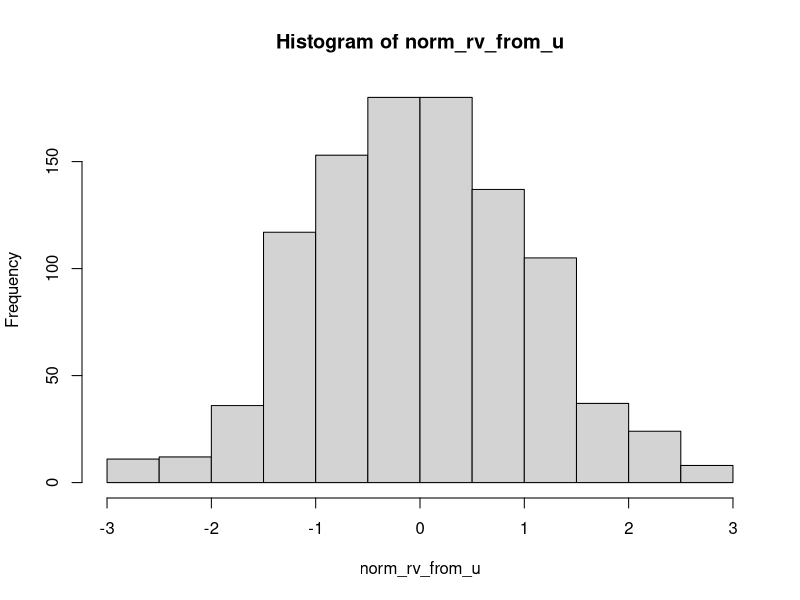
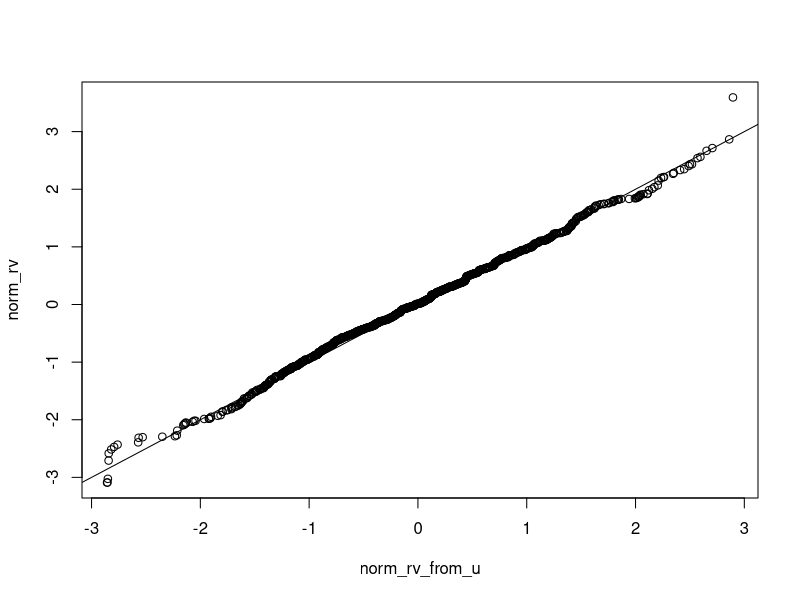
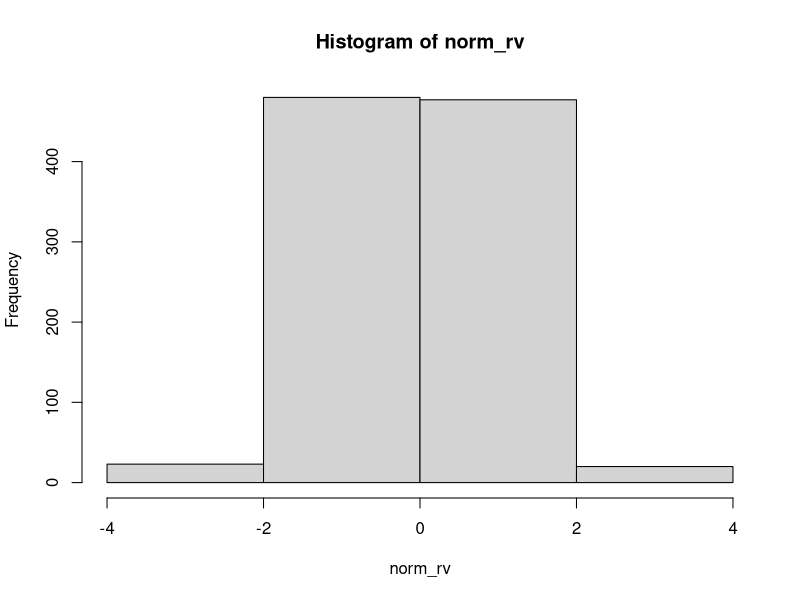
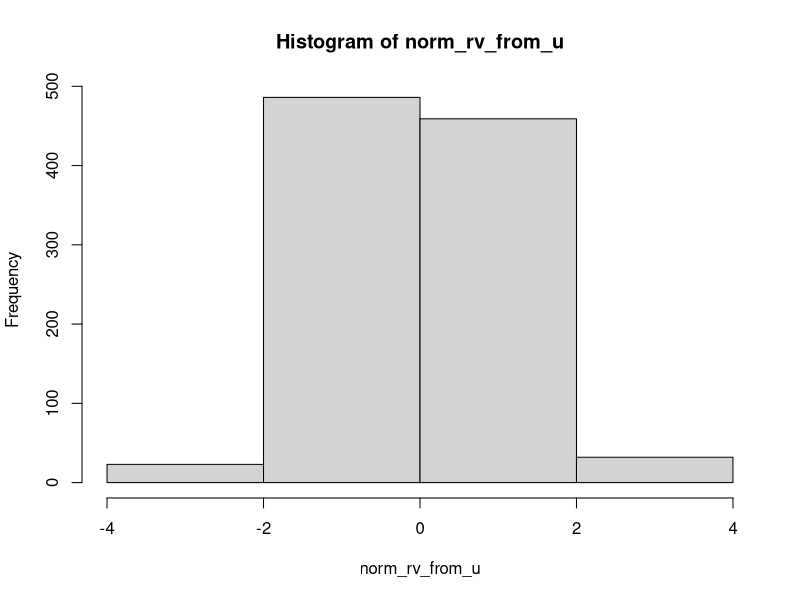
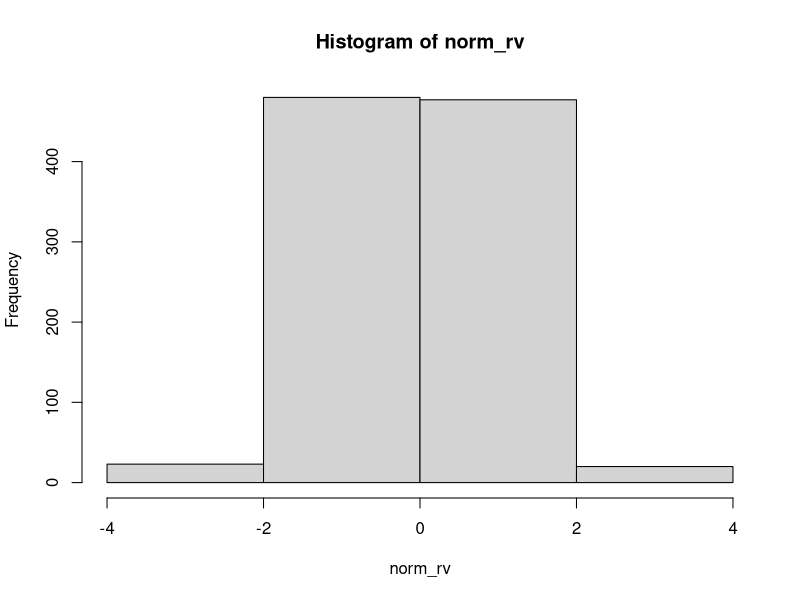
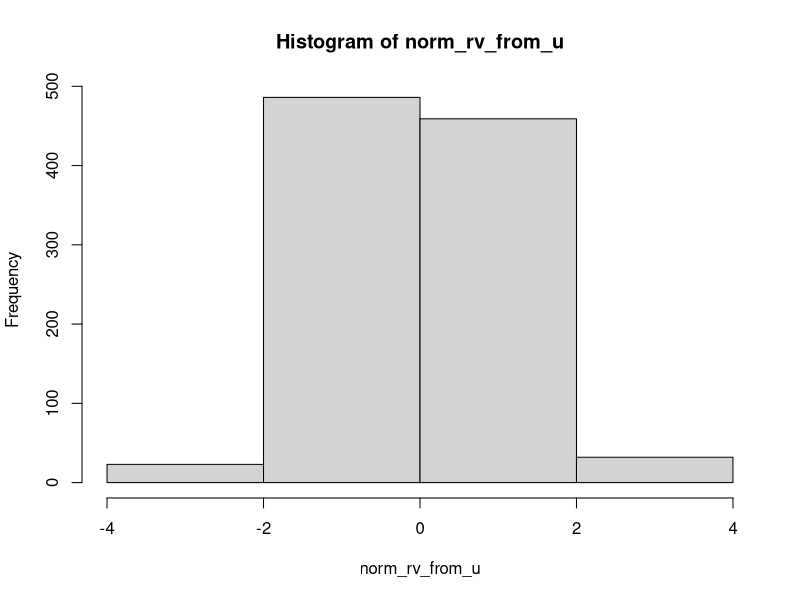
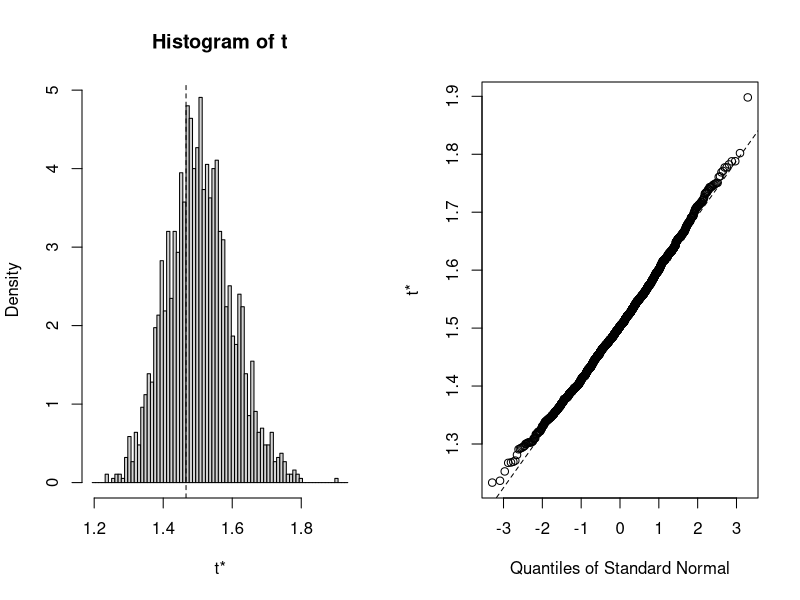
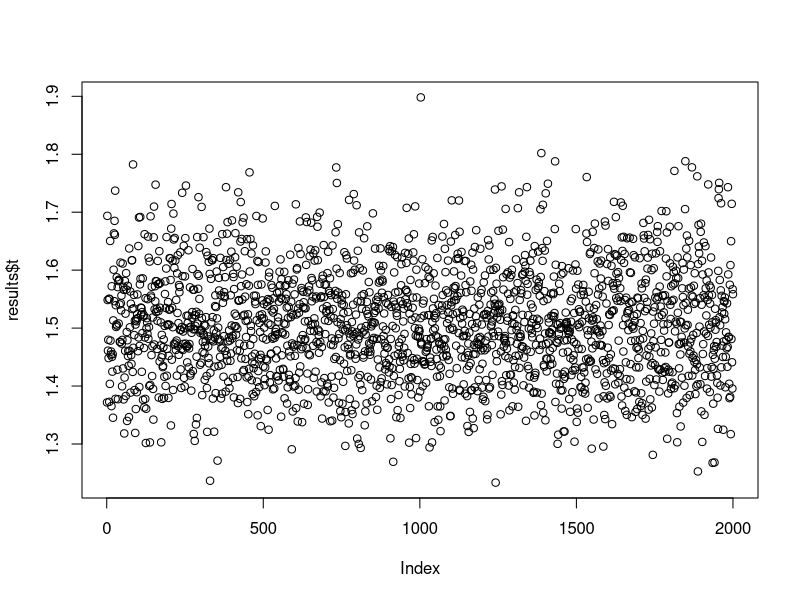

Generate these figures, in order, with R:
## ---- chunk 1
knitr::opts_chunk$set(echo = TRUE, tidy=TRUE, tidy.opts=list(width.cutoff=80))
## ---- chunk 2
set.seed(99)
unif_rv=runif(n=1000, min=0, max=1)

X1= tanh(-31.35694+28.77154*unif_rv)
X2=tanh(-2.57136-31.16364*unif_rv)
X3=tanh(3.94963-1.66888*unif_rv) 
X4=tanh(2.31229+1.84289*unif_rv) 
norm_rv_from_u=0.46615+90.72192*X1-89.36967*X2-96.55499*X3+97.36346*X4
hist(norm_rv_from_u)
## ---- chunk 3
library(psych)
norm_rv = rnorm(1000,mean=0,sd=1)
#Mean, skewness, kurtosi
mean(norm_rv_from_u)
skew(norm_rv_from_u)
kurtosi(norm_rv_from_u)

#Get Q-Q plot to see the linear pattern
qqplot(norm_rv_from_u, norm_rv)
abline(0,1)

#chi-square
chisq.test(hist(norm_rv, nclass  = 4)$count, hist(norm_rv_from_u, nclass = 4)$count)
hist(norm_rv, nclass=4)$count
hist(norm_rv_from_u, nclass=4)$count
## ---- chunk 4
library(boot)

set.seed(99)
# function to obtain R-Squared from the data
variance = function(data,indices) {
  d = data[indices]
  return(var(d))
}


# bootstrapping with 1000 replications
d1 = rnorm(10,mean=0,sd=sqrt(12))
d2 = rnorm(20,mean=0,sd=sqrt(8))
results = boot(data=d1, statistic=variance, R=1000)
results
## ---- chunk 5
library(boot)

set.seed(99)
# function to obtain R-Squared from the data
var.est.fn <- function(data, indices, n1=2000, n2=2000) {
  sample1 = df[sample(size=n1, x=indices, replace = TRUE),1]
  sample2 = df[sample(size=n2, x=indices, replace = TRUE),2]
  ratio = var(sample1)/var(sample2)
  ratio
}

# bootstrapping with 1000 replications
x = rnorm(2000,mean=0,sd=sqrt(12))
y = rnorm(2000,mean=0,sd=sqrt(8))
df = cbind(x,y)
dim(df)

results = boot(df, var.est.fn, R=2000)

# view results
results
#plot the sampling dist of statistic (ratio)
plot(results)

#statistic vs index
plot(results$t)

str(results$t)

ratio = results$t[1:1000,] #or, unlist etc 
hist(ratio)

#get percentile
quantile(ratio, probs=c(.025, .975))

#bootstrapped percentile CI on the ratio statistic
boot.ci(results, type="perc")

#didn't work. why?
boot.ci(results, type="bca")
